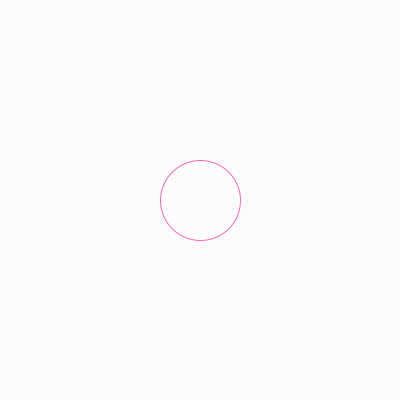
Frame 1 (no input)
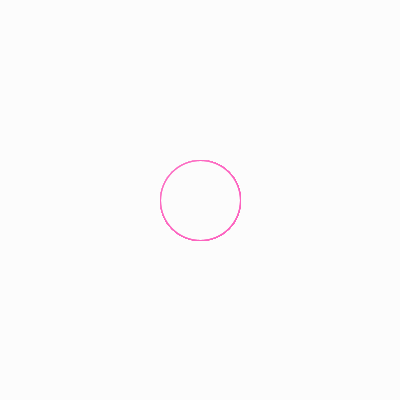
Frame 60 (the mouse pressed at the canvas centre just before this capture)
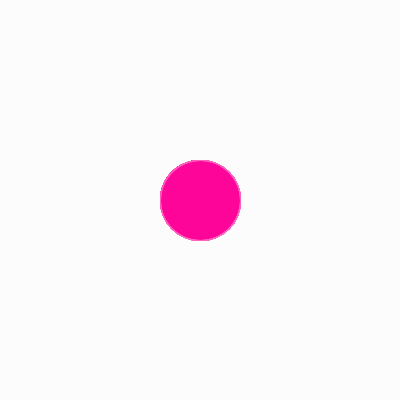
Frame 120 (the mouse held since frame 60 and released just before this capture)

The Processing sketch that drew these frames (run headless with seeded random() and noise(); from frame 60 on, the mouse is pressed at the canvas centre):

// Processing sketch: sketch_190811k
// ── sketch_190811k.pde
/**
 * ドラッグして球を残像ありで動かす
 */
float FRICTION = 0.98;
float radius = 40;
boolean onMouse = false;
boolean onDrag = false;

float x, y;
float spx, spy;

void setup() {
  size(400, 400);
  colorMode(HSB, 100);
  background(99);
  strokeWeight(1);
  frameRate(60);
  
  x = width/2;
  y = height/2;
  spx = 0;
  spy = 0;
}

void draw() {
  if (onDrag) {
    fadeToWhite();
  }
  
  if (onDrag) {
    x = mouseX;
    y = mouseY;
    spx = mouseX - pmouseX;
    spy = mouseY - pmouseY;
  } else {
    spx = spx * FRICTION;
    spy = spy * FRICTION;
    x = x + spx;
    y = y + spy;
    bounce();
  }
  
  checkOnMouse();
  
  ellipse(x, y, radius*2, radius*2);
}

void bounce() {
  float bounceMinX = radius;
  float bounceMaxX = width - radius;
  float bounceMinY = radius;
  float bounceMaxY = height - radius;
  
  if (x < bounceMinX || x > bounceMaxX) {
    spx = -spx * FRICTION;
    if (abs(spx) < 1) {
      spx = 0; 
    }
    if (x < bounceMinX) {
      x = bounceMinX - (x - bounceMinX);
    }
    if (x > bounceMaxX) {
      x = bounceMaxX - (x - bounceMaxX); 
    }
  }
  
  if (y < bounceMinY || y > bounceMaxY) {
    spy = -spy * FRICTION;
    if (abs(spy) < 1) {
      spy = 0; 
    }
    if (y < bounceMinY) {
      y = bounceMinY - (y - bounceMinY);
    }
    if (y > bounceMaxY) {
      y = bounceMaxY - (y - bounceMaxY); 
    }
  }
}

void checkOnMouse() {
  noStroke();
  stroke(90, 60, 99);
  
  if (dist(mouseX, mouseY, x, y) < radius) {
    onMouse = true;
    fill(90, 99, 99, 30);
  } else {
    onMouse = false;
    fill(90, 0, 99, 30);
  }
}

void fadeToWhite() {
  noStroke();
  fill(99, 30);
  rectMode(CORNER);
  rect(0, 0, width, height);
}

void mousePressed() {
  if (onMouse) {
    onDrag = true; 
  }
}

void mouseReleased() {
  onDrag = false;
}
